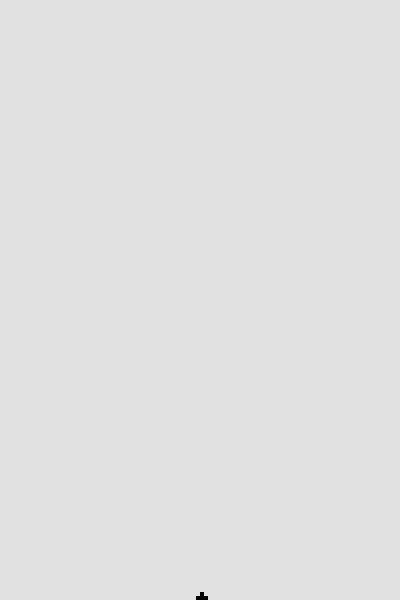
Frame 1 (no input)
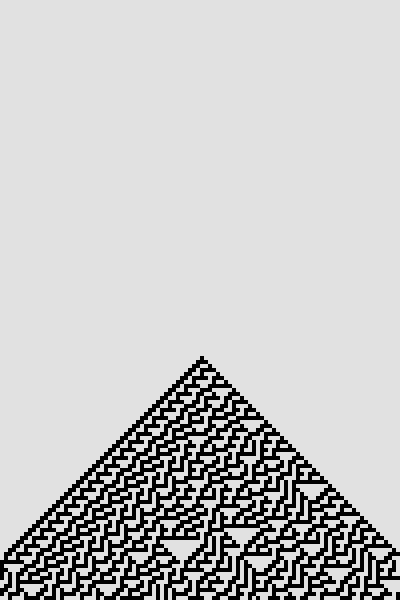
Frame 60 (no input)
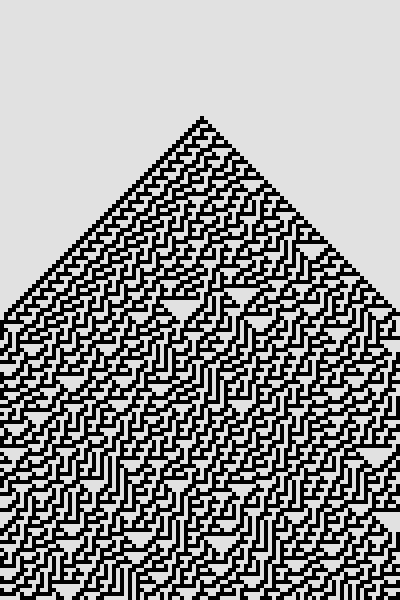
Frame 120 (the mouse pressed at the canvas centre since frame 60)

The p5.js sketch that drew these frames (run headless with seeded random() and noise() and a simulated clock; from frame 60 on, the mouse is pressed at the canvas centre):

// p5.js sketch
// ── sketch.js
// User Global Variables
let canvas; // Reference to p5 canvas object (see 'setup()')
let width = 400, height = 600;
let ca; // Cellular Automata

// User-Defined Classes
class CellularAutomata { // 1D Wolfram Cellular Automata
  constructor(rule_num, side=4) {
    // Grid Specs
    this.side = side; // Cell dimension (sqare)
    this.rows = height / this.side; // Total rows
    this.cols = width / this.side; // Total columns
    // Simulation
    this.generation = 0; // Current generation (0-indexed)
    this.ruleset = null; // Array (ex: Ruleset 222 - [0,1,1,1,1,0,1,1]; order: left to right)
                         // Reference: https://mathworld.wolfram.com/ElementaryCellularAutomaton.html
    // Matrix
    this.matrix = []; // Generations placeholder 
                      // Has fixed 'canvas' size (gets updated as generations pass)
    
    this.set_ruleset(rule_num);
    this.build_matrix();
  }
  // Methods
  set_ruleset(rule_num) {
    let rule_output = Number(rule_num).toString(2).padStart(8,"0"); // Converts 'rule_num' integer to binary (backwards)
    this.ruleset = rule_output.split("").reverse(); // Converting to array and reverting to right order
  }
  build_matrix() { // Initialize 'this.matrix'
    for(let i = 0; i < this.rows; i++) { // Looping rows...
      this.matrix.push(new Array(this.cols)); // Adding array with 'this.cols' elements
      for(let j = 0; j < this.cols; j++) { // Looping new element...
        this.matrix[i][j] = 0; // Default value
      }
      this.matrix[0][floor(this.cols/2)] = 1; // Arbitrarily setting middle cell to '1' (starting point)
    }
  }
  generate() { // Creates a new generation and adds to 'this.matrix's last row
    for (let j = 0; j < this.cols; j++) { // Looping columns...
      let left = this.matrix[this.generation % this.rows][(j + this.cols - 1) % this.cols]; // Left neighbor
                                                                                            // 'this.generation % this.rows': loops through 'this.matrix's rows
                                                                                            // '(j + this.cols - 1) % this.cols': wraps around first/last cells (gets left)
      let current = this.matrix[this.generation % this.rows][j]; // Current cell
      let right = this.matrix[this.generation % this.rows][(j + 1) % this.cols]; // Right neighbor
                                                                                 // '(j + 1) % this.cols': wraps around first/last cells (gets right)

      this.matrix[(this.generation + 1) % this.rows][j] = this.apply_rule(left, current, right); // '(this.generation + 1) % this.rows': populates next row
    }
    this.generation++; // Iterates generation
  }
  apply_rule(left, cell, right) {
    let states_str = "" + left + cell + right; // Decimal representation of states
    let index = parseInt(states_str, 2); // 'parseInt(string, radix)': receives string argument and returns integer in base 'radix' 
                                         // Important: outputs (in 'ruleset') are ordered (in ascent) 
    return this.ruleset[index]; // Returns corresponding output
  }
  show() { // Also manages 'this.matrix' slicing
    let row_offset = this.generation % this.rows;
    
    for (let i = 0; i < this.rows; i++) {
      for (let j = 0; j < this.cols; j++) {
        let new_row_idx = i - row_offset; // Shifts all rows up 1 unit (based on 'this.generation')
        if (new_row_idx <= 0) new_row_idx = this.rows + new_row_idx; // If 'new_row_idx' is negative, wraps around first/last rows
        
        if (this.matrix[i][j] == 1) { // Only draws cell with state '1'
          fill(0);
          noStroke();
          rect(j * this.side, (new_row_idx - 1) * this.side, this.side, this.side); // 'j * this.side': ('x' value) square left side at integer
                                                                                    // '(new_row_idx - 1)': ('y' value) considers new row index (0-indexed)
        }
      }
    }
  }
}

  
// User-Defined Functions


// p5 Main
function setup() {
  canvas = createCanvas(width, height); // Canvas reference
  
  let rule_num = 30; // Current/Neighbors states (that result in the rule's outputs) are ordered (in ascent)
                     // 'left/current/right' binary representation is the output index

  ca = new CellularAutomata(rule_num); // Instantiating 'CellularAutomata' class
}

function draw() {
  // Main
  background(225); // Grayscale white

  ca.generate(); // Creates/Updates states
  ca.show(); 
}
